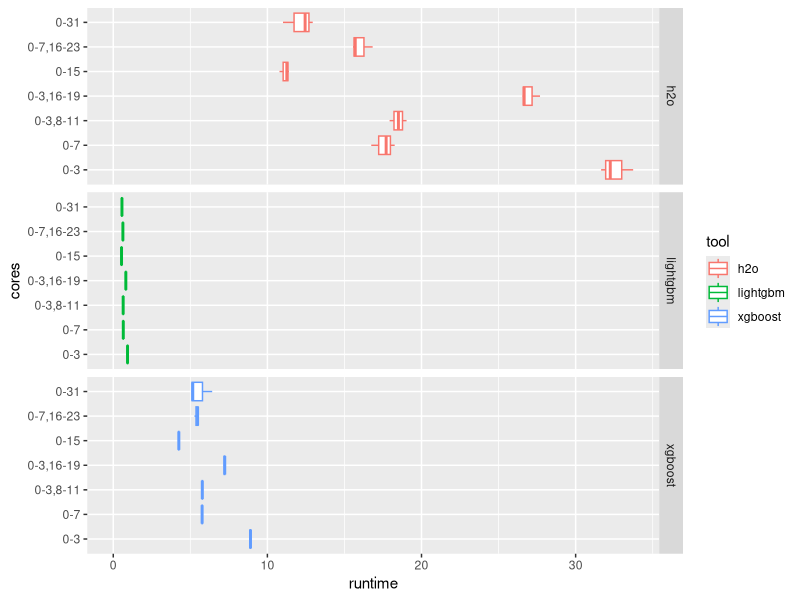
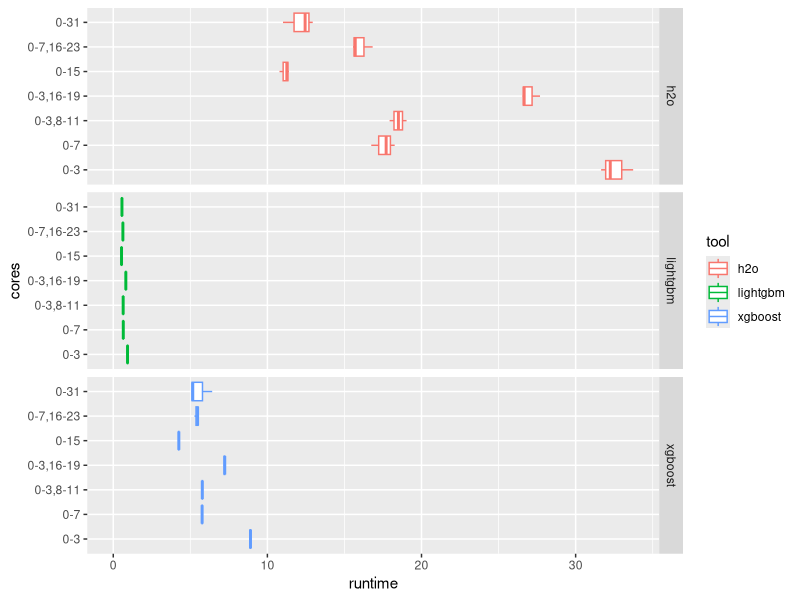
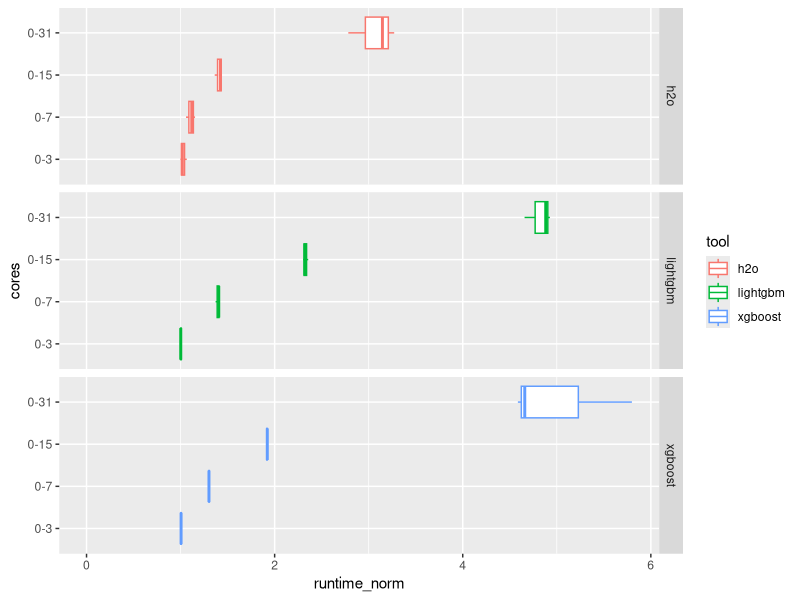

The R script that drew these images, in order:
## ---- chunk 1

library(tidyverse)

d <- read_delim("res-r3_8x.csv", delim=":", 
        col_names = c("instance","tool","ncores","cores","runtime")) 

## ---- chunk 2

cores_order <- d %>% arrange(ncores) %>% .$cores %>% unique

d %>% mutate(cores=factor(cores, levels=cores_order)) %>% 
  ggplot() + geom_boxplot(aes(x = cores, y = runtime, color = tool)) +
  coord_flip() + facet_grid(tool~.) + ylim(c(0,NA))

d %>% mutate(cores=factor(cores, levels=cores_order)) %>% 
  ggplot() + geom_boxplot(aes(x = cores, y = runtime, color = tool)) +
  coord_flip() + facet_grid(tool~., scales = "free") + ylim(c(0,NA))

d %>% mutate(cores=factor(cores, levels=cores_order)) %>% 
  filter(!grepl(",",cores)) %>% 
  group_by(tool) %>% mutate(runtime_norm = runtime*ncores/min(runtime*ncores)) %>% 
  ggplot() + geom_boxplot(aes(x = cores, y = runtime_norm, color = tool)) +
  coord_flip() + facet_grid(tool~.) + ylim(c(0,NA))

